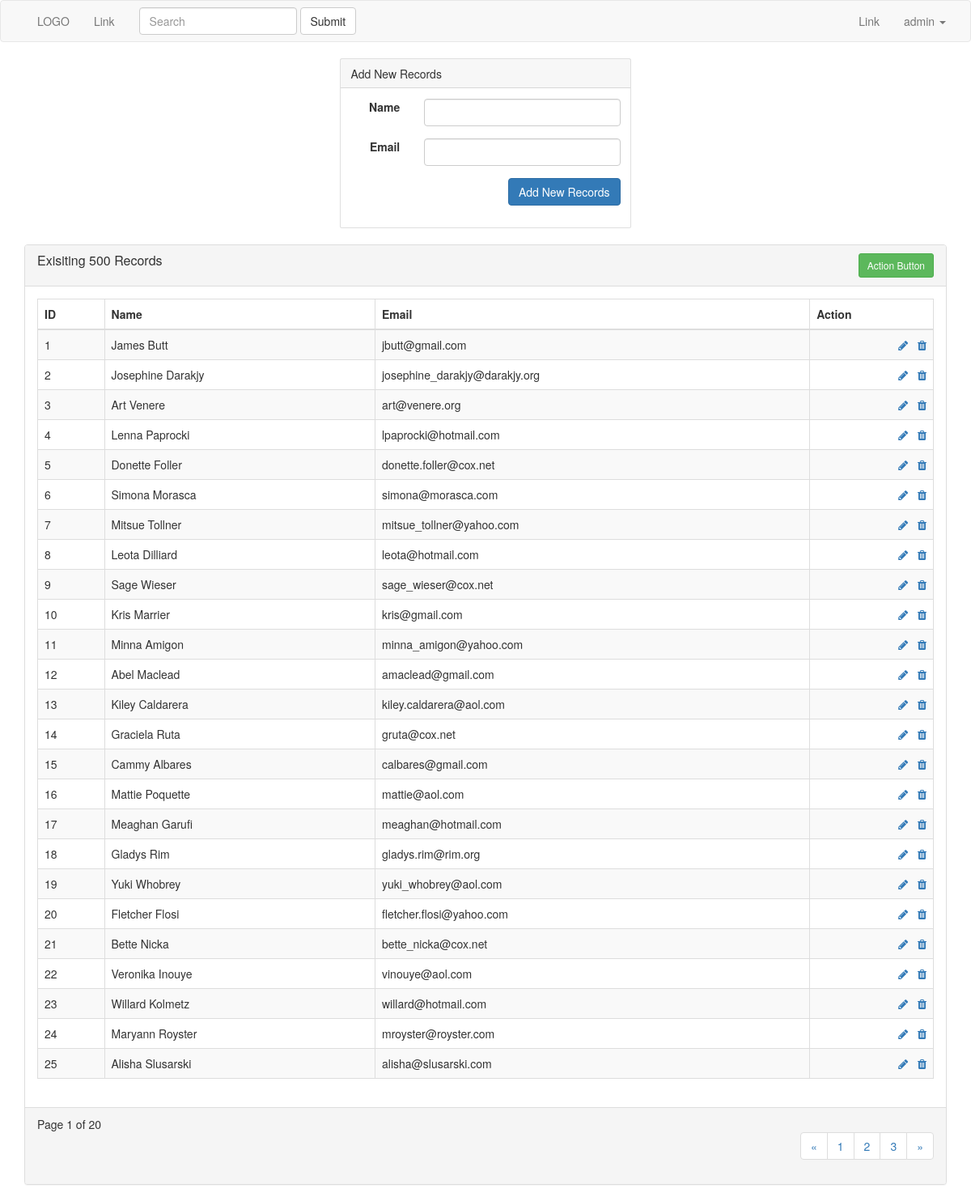
/index.php (signed in), run on the app's committed database.
### tables this page shows
CREATE TABLE `myrecords` (
  `id` int(11) NOT NULL,
  `name` varchar(255) DEFAULT NULL,
  `email` varchar(255) DEFAULT NULL
);

### index.php (the view, shortened to what this page needs)
<?php include('config/config.php') ?>
<?php
   $per_page = 25;
   $cur_page=isset($_GET['page'])?$_GET['page']:'1';
   $result = $db->query("select * from myrecords");
   $total_records=$result->num_rows;
   $total_pages=ceil($total_records / $per_page);
   $pagination_start=($cur_page-2)>=1?$cur_page-2:1;
   $pagination_end=($cur_page+2)<$total_pages?$cur_page+2:$total_pages;
   $offset=($cur_page-1)* $per_page;
   ?>
<!DOCTYPE html>
<html>
   <head>
      <?php include('common/head.php') ?>
   </head>
   <body>
      <?php include('common/navigation.php') ?>
      <div class="container">
         <div class="row">
            <div class="col-md-4 col-md-offset-4">
               <div class="card">
                  <div class="card-header">Add New Records</div>
                  <div class="card-body">
                     <form action="" method="post">
                        <div class="form-group row">
                           <label for="name" class="col-md-3 col-form-label text-right">Name</label>
                           <div class="col-md-9">
                              <input type="text" id="name" class="form-control" name="name" required>
                           </div>
                        </div>
                        <div class="form-group row">
                           <label for="password" class="col-md-3 col-form-label text-right">Email</label>
                           <div class="col-md-9">
                              <input type="email" id="email" class="form-control" name="email" required>
                           </div>
                        </div>
                        <div class="form-group row">
                           <div class="col-md-12 text-right">
                              <button type="submit" class="btn btn-primary" name="add_new" >
                              Add New Records
                              </button>
                           </div>
                        </div>
                  </div>
               </div>
            </div>
         </div>
         <br />
         <div class="row">
            <div class="col-md-12 col-md-offset-0">
               <div class="panel panel-default panel-table">
                  <div class="panel-heading">
                     <div class="row">
                        <div class="col col-xs-6">
                           <h3 class="panel-title">Exisiting <?=$total_records;?> Records</h3>
                        </div>
                        <div class="col col-xs-6 text-right">
                           <button type="button" class="btn btn-sm btn-success btn-create">Action Button</button>
                        </div>
                     </div>
                  </div>
                  <div class="panel-body">
                     <table class="table table-striped table-bordered table-list">
                        <thead>
                           <tr>
                              <th class="hidden-xs">ID</th>
                              <th>Name</th>
                              <th>Email</th>
                              <th>Action</th>
                           </tr>
                        </thead>
                        <tbody>
                           <?php
                              $count=1;
                              $sel_query="Select * from myrecords order by id asc limit $offset,$per_page";
                              $result = mysqli_query($db,$sel_query);
                              while($row = mysqli_fetch_assoc($result)) { ?>
                           <tr>
                              <td class="hidden-xs"><?=$row["id"];?></td>
                              <td><?=$row["name"];?></td>
                              <td><?=$row["email"];?></td>
                              <td class="text-right"><a href="?edit=<?=$row["id"];?>"><i class="fa fa-pencil"></i></a> &nbsp; <a onclick="confirm('Are you sure?')" href="?delete=<?=$row["id"];?>"> <i class="fa fa-trash"></i></a></td>
                           </tr>
                           <?php $count++; } ?>
                        </tbody>
                     </table>
                  </div>
                  <div class="panel-footer">
                     <div class="row">
                        <div class="col col-xs-4">Page <?=$cur_page;?> of <?=$total_pages;?>
                        </div>
                        <div class="col col-xs-8">
                           <ul class="pagination hidden-xs pull-right">
                              <li><a href="?page=<?php echo $cur_page!='1'?$cur_page-1:$cur_page; ?>">«</a></li>
                              <?php
                                 for ($i = $pagination_start; $i <= $pagination_end; $i++)
                                 {
                                 ?>
                              <li><a href="?page=<?=$i?>"><?=$i?></a></li>
                              <?php }
                                 ?>
                              <li><a href="?page=<?php echo $cur_page==$total_pages?$cur_page:$cur_page+1; ?>">»</a></li>
                           </ul>
                        </div>
                     </div>
                  </div>
               </div>
            </div>
         </div>
      </div>
   </body>
</html>

### common/head.php (shortened to what this page needs)
    <link href="https://stackpath.bootstrapcdn.com/font-awesome/4.7.0/css/font-awesome.min.css" rel="stylesheet" id="bootstrap">
    <link href="assets/css/bootstrap.min.css" rel="stylesheet" id="bootstrap-css">
<link rel="stylesheet" type="text/css" href="assets/css/main.css">

### common/navigation.php (shortened to what this page needs)
<nav class="navbar navbar-default" role="navigation">
  <div class="container-fluid">
    <div class="navbar-header">
      <a class="navbar-brand" href="#"></a>
    </div>
    <div class="collapse navbar-collapse" id="bs-megadropdown-tabs">
        <ul class="nav navbar-nav">
            <li><a href="#">LOGO</a></li>
            <li><a href="#">Link</a></li>
        </ul>
        <form class="navbar-form navbar-left" role="search">
            <div class="form-group">
              <input type="text" class="form-control" placeholder="Search">
            </div>
            <button type="submit" class="btn btn-default">Submit</button>
        </form>
        <ul class="nav navbar-nav navbar-right">
            <li><a href="#">Link</a></li>
            <li class="dropdown">
              <a href="#" class="dropdown-toggle" data-toggle="dropdown"><?php echo $_SESSION['username'];?> <span class="caret"></span></a>
            </li>
        </ul>
    </div>
  </div>
</nav>

### assets/css/main.css (style rules this page uses)
.card { position: relative; display: -ms-flexbox; display: flex; -ms-flex-direction: column; flex-direction: column; min-width: 0; word-wrap: break-word; background-color: #fff; background-clip: border-box; border: 1px solid rgba(0,0,0,.125); border-radius: .25rem; }
.card-header { padding: .75rem 1.25rem; margin-bottom: 0; background-color: rgba(0,0,0,.03); border-bottom: 1px solid rgba(0,0,0,.125); }
.card-body { -ms-flex: 1 1 auto; flex: 1 1 auto; padding: 1.25rem; }

### data on the page
myrecords: id "1", name "James Butt", email "jbutt@gmail.com"
myrecords: id "2", name "Josephine Darakjy", email "josephine_darakjy@darakjy.org"
myrecords: id "3", name "Art Venere", email "art@venere.org"
myrecords: id "4", name "Lenna Paprocki", email "lpaprocki@hotmail.com"
myrecords: id "5", name "Donette Foller", email "donette.foller@cox.net"
myrecords: id "6", name "Simona Morasca", email "simona@morasca.com"
myrecords: id "7", name "Mitsue Tollner", email "mitsue_tollner@yahoo.com"
myrecords: id "8", name "Leota Dilliard", email "leota@hotmail.com"
myrecords: id "9", name "Sage Wieser", email "sage_wieser@cox.net"
myrecords: id "10", name "Kris Marrier", email "kris@gmail.com"
myrecords: id "11", name "Minna Amigon", email "minna_amigon@yahoo.com"
myrecords: id "12", name "Abel Maclead", email "amaclead@gmail.com"
myrecords: id "13", name "Kiley Caldarera", email "kiley.caldarera@aol.com"
myrecords: id "14", name "Graciela Ruta", email "gruta@cox.net"
myrecords: id "15", name "Cammy Albares", email "calbares@gmail.com"
myrecords: id "16", name "Mattie Poquette", email "mattie@aol.com"
myrecords: id "17", name "Meaghan Garufi", email "meaghan@hotmail.com"
myrecords: id "18", name "Gladys Rim", email "gladys.rim@rim.org"
myrecords: id "19", name "Yuki Whobrey", email "yuki_whobrey@aol.com"
myrecords: id "20", name "Fletcher Flosi", email "fletcher.flosi@yahoo.com"
myrecords: id "21", name "Bette Nicka", email "bette_nicka@cox.net"
myrecords: id "22", name "Veronika Inouye", email "vinouye@aol.com"
myrecords: id "23", name "Willard Kolmetz", email "willard@hotmail.com"
myrecords: id "24", name "Maryann Royster", email "mroyster@royster.com"
myrecords: id "25", name "Alisha Slusarski", email "alisha@slusarski.com"

### other printed values
$_SESSION['username'] "admin"
$total_records "500"
$cur_page "1"
$total_pages "20"
